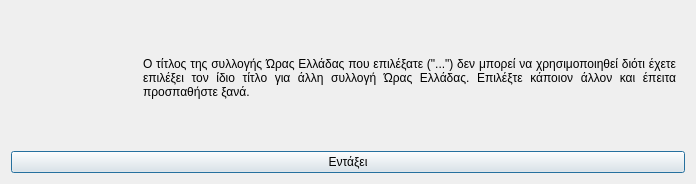
<?xml version="1.0" encoding="UTF-8"?>
<ui version="4.0">
 <class>Dialog</class>
 <widget class="QDialog" name="Dialog">
  <property name="geometry">
   <rect>
    <x>0</x>
    <y>0</y>
    <width>696</width>
    <height>184</height>
   </rect>
  </property>
  <property name="windowTitle">
   <string>Σφάλμα στην διεργασία εισαγωγής συλλογής Ώρας Ελλάδας</string>
  </property>
  <property name="windowIcon">
   <iconset resource="../../../../icons.qrc">
    <normaloff>:/rest-windows/assets/images/rest-windows/information.png</normaloff>:/rest-windows/assets/images/rest-windows/information.png</iconset>
  </property>
  <layout class="QGridLayout" name="gridLayout">
   <item row="0" column="0">
    <widget class="QFrame" name="frame">
     <property name="styleSheet">
      <string notr="true">QFrame{border:0px;}</string>
     </property>
     <property name="frameShape">
      <enum>QFrame::StyledPanel</enum>
     </property>
     <property name="frameShadow">
      <enum>QFrame::Raised</enum>
     </property>
     <layout class="QHBoxLayout" name="horizontalLayout">
      <item>
       <widget class="QLabel" name="image_label">
        <property name="maximumSize">
         <size>
          <width>117</width>
          <height>117</height>
         </size>
        </property>
        <property name="text">
         <string/>
        </property>
        <property name="pixmap">
         <pixmap resource="../../../../icons.qrc">:/rest-windows/assets/images/rest-windows/information.png</pixmap>
        </property>
        <property name="scaledContents">
         <bool>true</bool>
        </property>
       </widget>
      </item>
      <item>
       <widget class="QLabel" name="label">
        <property name="text">
         <string>Ο τίτλος της συλλογής Ώρας Ελλάδας που επιλέξατε (&quot;...&quot;) δεν μπορεί να χρησιμοποιηθεί διότι έχετε επιλέξει τον ίδιο τίτλο για άλλη συλλογή Ώρας Ελλάδας. Επιλέξτε κάποιον άλλον και έπειτα προσπαθήστε ξανά.</string>
        </property>
        <property name="alignment">
         <set>Qt::AlignJustify|Qt::AlignVCenter</set>
        </property>
        <property name="wordWrap">
         <bool>true</bool>
        </property>
       </widget>
      </item>
     </layout>
    </widget>
   </item>
   <item row="1" column="0">
    <widget class="QPushButton" name="ok">
     <property name="text">
      <string>Εντάξει</string>
     </property>
     <property name="icon">
      <iconset resource="../../../../icons.qrc">
       <normaloff>:/rest-windows/assets/images/rest-windows/ok.png</normaloff>:/rest-windows/assets/images/rest-windows/ok.png</iconset>
     </property>
    </widget>
   </item>
  </layout>
 </widget>
 <tabstops>
  <tabstop>ok</tabstop>
 </tabstops>
 <resources>
  <include location="../../../../icons.qrc"/>
  <include location="../../../../icons.qrc"/>
  <include location="../../../../icons.qrc"/>
  <include location="../../../../icons.qrc"/>
  <include location="../../../../icons.qrc"/>
 </resources>
 <connections/>
</ui>
